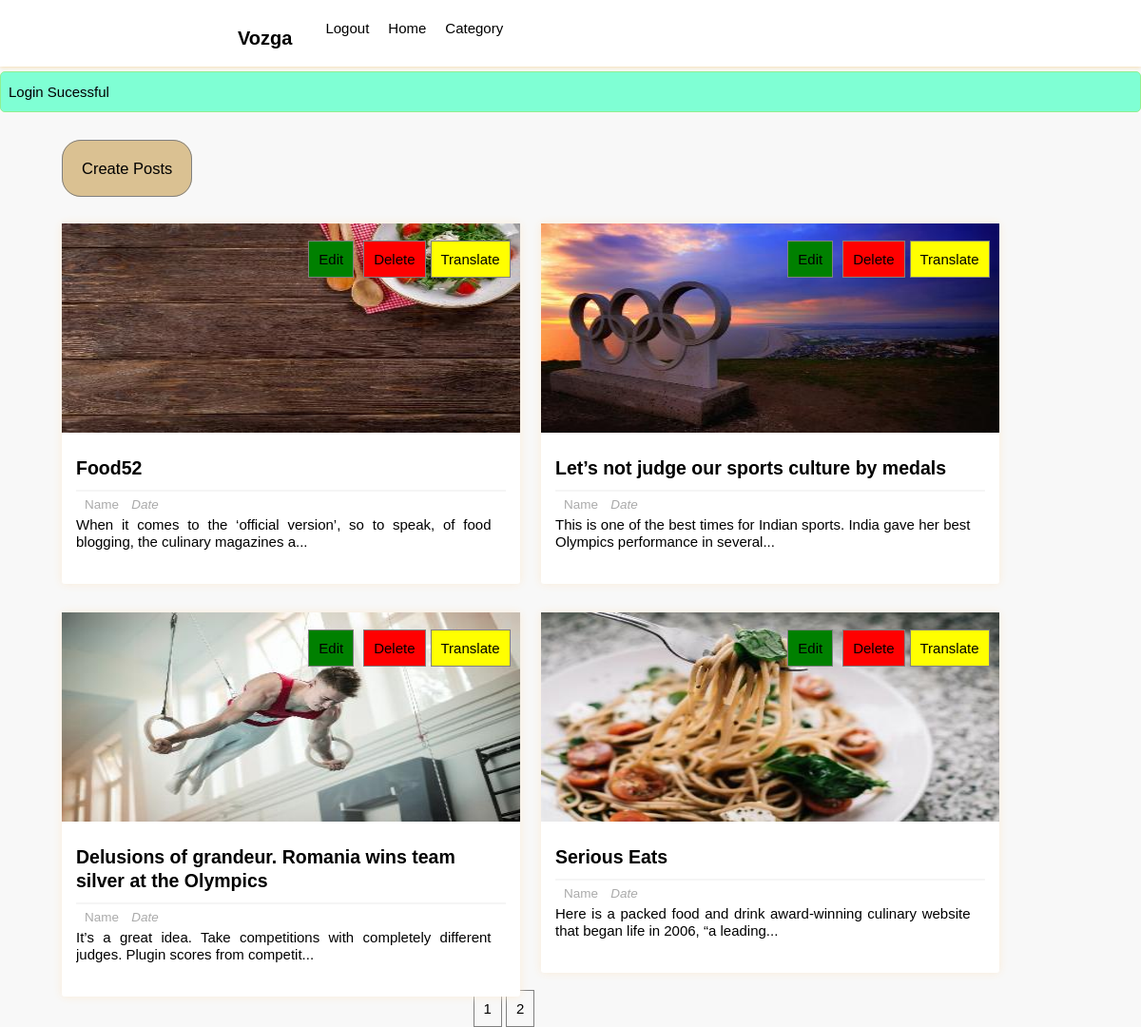
Screenshot of /user_dashboard.php?success=user (signed in) with the database file from the repository.
### tables this page shows
CREATE TABLE `posts` (
  `p_id` int NOT NULL,
  `dup_id` int NOT NULL,
  `title` varchar(255) NOT NULL,
  `description` text NOT NULL,
  `category` varchar(255) NOT NULL,
  `image` varchar(255) NOT NULL,
  `user_id` int NOT NULL,
  `lang_code` varchar(255) NOT NULL
);

### user_dashboard.php (the view, shortened to what this page needs)
<?php
    require_once "includes/login_validate.php";
?>
<html lang="en">
<head>
    <link href="includes/style.css" rel="stylesheet" type="text/css" />
</head>
<body>
<div class="header-wrapper">
<header>
            <div class='logo'>
                <h3>Vozga</h3>
            </div>
            <div class="search-form">
                        <div class="icon">
                        </div>
                    </div>
            <ul class='list'>
                <li><a>Category<i class="fas fa-chevron-down" style="color:black; font-size: 14px; font-weight: 600; padding:5px;"></i></a>
                </li>
                <li><a href='homepage'>Home</a></li>
                <li><a href="includes/logout.php">Logout</a></li>
            </ul>
        </header>
</div>
<?php if(isset($_SESSION['message'])):?>
    <div class="msg <?php echo $_SESSION['type'];?>">
        <li><?php echo $_SESSION['message'];?></li>
    </div>
<?php endif;?>
<div class="manage-posts-admin">
    <div class="admin-manage">
        <ul>
            <li><a href="createpost.php">Create Posts</a></li>
        </ul>
    </div>
    <div class="main-content-admin">
        <?php
            $results_per_page=4;
            $userid=$_COOKIE['cookieuserid'];
            $sql="SELECT * FROM posts WHERE user_id='$userid'";
            $result=mysqli_query($con,$sql);
            $i=0;
            $num_of_result=mysqli_num_rows($result);
            $num_of_pages=ceil($num_of_result/$results_per_page);
            if(!isset($_GET['page'])){
                $page=1;
            }else{
                $page=$_GET['page'];
            }
            $start_limit=($page-1)*$results_per_page;
            $sql="SELECT * FROM posts WHERE user_id='$userid' LIMIT ".$start_limit.','.$results_per_page;
            $result=mysqli_query($con,$sql);
            if(mysqli_num_rows($result) > $i){
                while($row=mysqli_fetch_assoc($result)){
        ?>
        <div class="main-post-admin">
            <?php
                $output_image="images/resized408x220".$row['image'];
                $desc=$row['description'];
                $desc = substr($desc,0,100).'...';
            ?>
            <img class="image" src="<?php echo $output_image;?>", alt="post_image">
            <div class="post-preview-wrapper">
                <a href="single?id=<?php echo $row['p_id'];?>" class="post-title"><?php echo $row['title'];?></a>
                <div class="post-preview">
                    <span class="author-name"><i class="fas fa-user"></i>Name</span>
                    <span class="post-date"><i class="fas fa-calendar-week">Date</i></span>
                    <p class="desc"><?php echo $desc; ?></p>
                </div>
            </div>
            <div class="btns">
                <ul class="edit-delete-btn">
                    <li>
                        <a href="editpost.php?id=<?php echo $row['p_id'];?>" class="btn edit-link">Edit</a>
                    </li>
                    <li>
                        <a href="deletepost.php?del_id=<?php echo  $row['p_id'];?>" class ="btn delete-link" onclick="return confirm('Are you sure you want to delete this?')">Delete</a>
                    </li>
                    <li>
                        <a href="translate.php?id=<?php echo $row['p_id'];?>" class="btn translate-link">Translate</a>
                    </li>
                </ul>
            </div>
        </div>
        <?php
                }
            }
            else{
                ?>
                <tr>
                    <th colspan="2">No results to display</th>
                </tr>
                <?php
            }
        ?>
    </div>
    <div class='index-dashboard'><center>
    <?php
    for($page=1;$page<=$num_of_pages;$page++)
    {
        echo '<a href="user_dashboard.php?page='.$page.'">'.$page.'</a> ';
    }   ?>
</div>
    </div>
</body>
</html>

### rows the page displays
posts: image (picture), title "Food52", description "When it comes to the ‘official version’, so to speak, of food blogging, the culinary magazines a..."
posts: image (picture), title "Let’s not judge our sports culture by medals", description "This is one of the best times for Indian sports. India gave her best Olympics performance in several..."
posts: image (picture), title "Delusions of grandeur. Romania wins team silver at the Olympics", description "It’s a great idea. Take competitions with completely different judges. Plugin scores from competit..."
posts: image (picture), title "Serious Eats", description "Here is a packed food and drink award-winning culinary website that began life in 2006, “a leading..."

### other values shown
$_SESSION['message'] "Login Sucessful"
